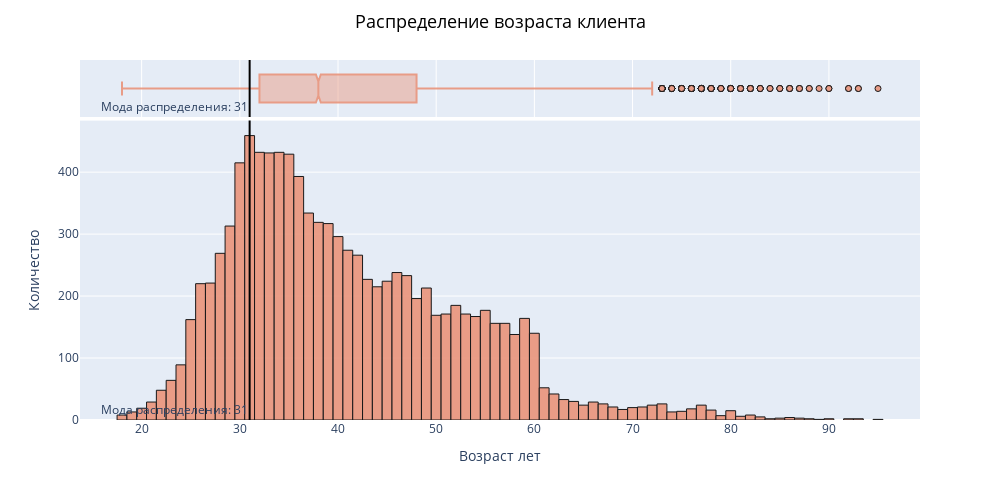

This figure's notebook cell:
### Code cell
quant_fig('age', 'возраста клиента', 'Возраст лет')

### Figure 1 — Plotly figure (JSON) as saved in the notebook; plotly's stock layout.template omitted (floating-point values rounded to 4 significant figures; data arrays with more than 128 entries replaced by an {"elided": "..."} marker saying what was removed)
{"data": [{"alignmentgroup": "True", "bingroup": "x", "hoverinfo": "all", "hovertemplate": "Возраст лет: %{x}<br> Количество: %{y}", "legendgroup": "", "marker": {"color": "rgb(233, 148, 123)", "line": {"color": "black", "width": 1}, "pattern": {"shape": ""}}, "name": "", "nbinsx": 100, "offsetgroup": "", "opacity": 0.9, "orientation": "v", "showlegend": false, "type": "histogram", "x": {"elided": "10105 int values"}, "xaxis": "x", "yaxis": "y"}, {"alignmentgroup": "True", "hoverinfo": "all", "hovertemplate": "Возраст лет: %{x}<br> Количество: %{y}", "legendgroup": "", "marker": {"color": "rgb(233, 148, 123)", "line": {"color": "black", "width": 1}}, "name": "", "notched": true, "offsetgroup": "", "opacity": 0.9, "showlegend": false, "type": "box", "x": {"elided": "10105 int values"}, "xaxis": "x2", "yaxis": "y2"}], "layout": {"annotations": [{"showarrow": false, "text": "Мода распределения: 31", "x": 31, "xanchor": "right", "xref": "x", "y": 0, "yanchor": "bottom", "yref": "y domain"}, {"showarrow": false, "text": "Мода распределения: 31", "x": 31, "xanchor": "right", "xref": "x2", "y": 0, "yanchor": "bottom", "yref": "y2 domain"}], "barmode": "relative", "height": 500, "legend": {"tracegroupgap": 0}, "margin": {"t": 60}, "shapes": [{"line": {"color": "black", "width": 2}, "type": "line", "x0": 31, "x1": 31, "xref": "x", "y0": 0, "y1": 1, "yref": "y domain"}, {"line": {"color": "black", "width": 2}, "type": "line", "x0": 31, "x1": 31, "xref": "x2", "y0": 0, "y1": 1, "yref": "y2 domain"}], "title": {"font": {"color": "black", "size": 18}, "text": "Распределение возраста клиента", "x": 0.5, "xanchor": "center", "y": 0.97, "yanchor": "top"}, "width": 1000, "xaxis": {"anchor": "y", "domain": [0, 1], "showspikes": true, "title": {"text": "Возраст лет"}}, "xaxis2": {"anchor": "y2", "domain": [0, 1], "matches": "x", "showgrid": true, "showspikes": true, "showticklabels": false}, "yaxis": {"anchor": "x", "domain": [0, 0.8316], "showspikes": true, "title": {"text": "Количество"}}, "yaxis2": {"anchor": "x2", "domain": [0.8416, 1], "matches": "y2", "showgrid": false, "showline": false, "showspikes": true, "showticklabels": false, "ticks": ""}}}
